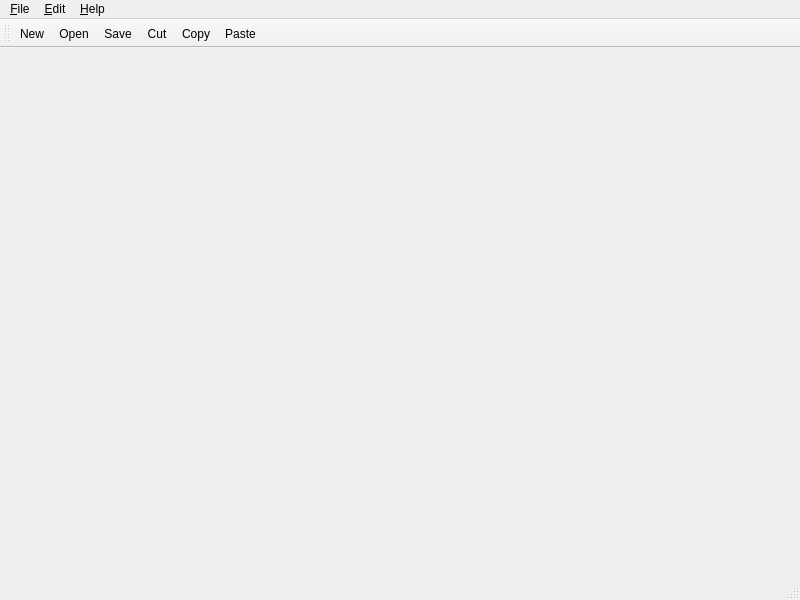
<?xml version="1.0" encoding="UTF-8"?>
<ui version="4.0">
 <class>MainWindow</class>
 <widget class="QMainWindow" name="MainWindow">
  <property name="geometry">
   <rect>
    <x>0</x>
    <y>0</y>
    <width>800</width>
    <height>600</height>
   </rect>
  </property>
  <property name="windowTitle">
   <string>MainWindow</string>
  </property>
  <widget class="QWidget" name="centralwidget"/>
  <widget class="QMenuBar" name="menubar">
   <property name="geometry">
    <rect>
     <x>0</x>
     <y>0</y>
     <width>800</width>
     <height>26</height>
    </rect>
   </property>
   <widget class="QMenu" name="menu_File">
    <property name="title">
     <string>&amp;File</string>
    </property>
    <addaction name="action_New"/>
    <addaction name="action_Open"/>
    <addaction name="action_Save"/>
    <addaction name="action_SaveAs"/>
    <addaction name="separator"/>
    <addaction name="action_Quit"/>
   </widget>
   <widget class="QMenu" name="menu_Edit">
    <property name="title">
     <string>&amp;Edit</string>
    </property>
    <addaction name="action_Cut"/>
    <addaction name="action_Copy"/>
    <addaction name="action_Paste"/>
   </widget>
   <widget class="QMenu" name="menu_Help">
    <property name="title">
     <string>&amp;Help</string>
    </property>
    <addaction name="action_About"/>
    <addaction name="action_AboutQt"/>
   </widget>
   <addaction name="menu_File"/>
   <addaction name="menu_Edit"/>
   <addaction name="menu_Help"/>
  </widget>
  <widget class="QStatusBar" name="statusbar"/>
  <widget class="QToolBar" name="toolBar">
   <property name="windowTitle">
    <string>toolBar</string>
   </property>
   <attribute name="toolBarArea">
    <enum>TopToolBarArea</enum>
   </attribute>
   <attribute name="toolBarBreak">
    <bool>false</bool>
   </attribute>
   <addaction name="action_New"/>
   <addaction name="action_Open"/>
   <addaction name="action_Save"/>
   <addaction name="action_Cut"/>
   <addaction name="action_Copy"/>
   <addaction name="action_Paste"/>
  </widget>
  <action name="action_New">
   <property name="icon">
    <iconset resource="editor.qrc">
     <normaloff>:/images/new.png</normaloff>:/images/new.png</iconset>
   </property>
   <property name="text">
    <string>&amp;New</string>
   </property>
   <property name="toolTip">
    <string>Create a new file</string>
   </property>
  </action>
  <action name="action_Open">
   <property name="icon">
    <iconset resource="editor.qrc">
     <normaloff>:/images/open.png</normaloff>:/images/open.png</iconset>
   </property>
   <property name="text">
    <string>&amp;Open</string>
   </property>
   <property name="toolTip">
    <string>Open an existing file</string>
   </property>
  </action>
  <action name="action_Save">
   <property name="icon">
    <iconset resource="editor.qrc">
     <normaloff>:/images/save.png</normaloff>:/images/save.png</iconset>
   </property>
   <property name="text">
    <string>&amp;Save</string>
   </property>
   <property name="toolTip">
    <string>Save the document to disk</string>
   </property>
  </action>
  <action name="action_SaveAs">
   <property name="text">
    <string>Save &amp;As...</string>
   </property>
  </action>
  <action name="action_Quit">
   <property name="text">
    <string>&amp;Quit</string>
   </property>
  </action>
  <action name="action_Cut">
   <property name="icon">
    <iconset resource="editor.qrc">
     <normaloff>:/images/cut.png</normaloff>:/images/cut.png</iconset>
   </property>
   <property name="text">
    <string>Cut</string>
   </property>
  </action>
  <action name="action_Copy">
   <property name="icon">
    <iconset resource="editor.qrc">
     <normaloff>:/images/copy.png</normaloff>:/images/copy.png</iconset>
   </property>
   <property name="text">
    <string>Copy</string>
   </property>
  </action>
  <action name="action_Paste">
   <property name="icon">
    <iconset resource="editor.qrc">
     <normaloff>:/images/paste.png</normaloff>:/images/paste.png</iconset>
   </property>
   <property name="text">
    <string>Paste</string>
   </property>
  </action>
  <action name="action_About">
   <property name="text">
    <string>About</string>
   </property>
  </action>
  <action name="action_AboutQt">
   <property name="text">
    <string>AboutQt</string>
   </property>
  </action>
 </widget>
 <resources>
  <include location="editor.qrc"/>
 </resources>
 <connections/>
</ui>
